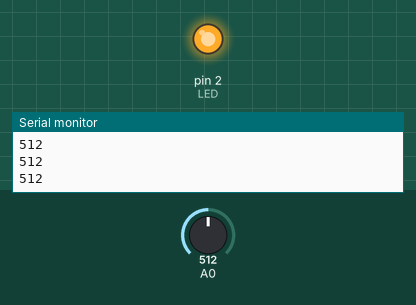
Recording of a sketch running on a simulated Arduino Uno, built with avr-gcc and run on an emulated ATmega328P. Shown: output pins drawn as LEDs (lit = HIGH), the last lines printed to the serial monitor. The inputs (shaded band) are chosen by the test bench; at power-on: A0 = 512.

Above: at 1.2 s.
1.3 s: A0 set to 487
2.8 s: A0 set to 458
At 3.2 s:
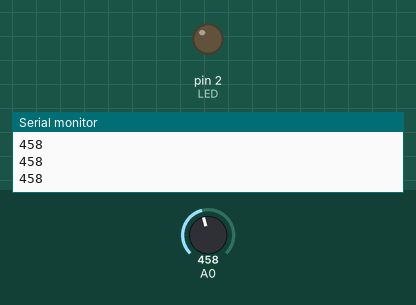
4.3 s: A0 set to 480
At 5.5 s:
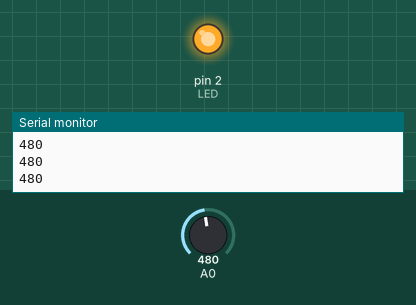
5.8 s: A0 set to 460
At 6.7 s:
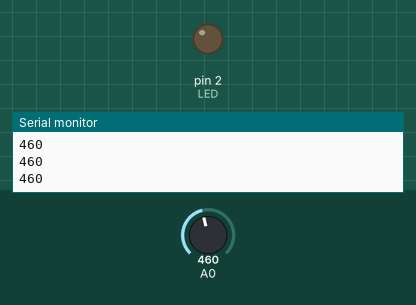
Timing chart, 0 to 8.3 s (numbered marks = the images above; inputs shaded):
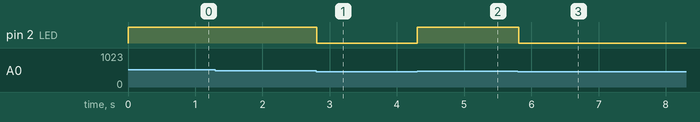

The sketch:

IoT-Lab-2-Arduino-Code.ino
```cpp
// the setup routine runs once when you press reset:
int LED=2;
void setup() {
  // initialize serial communication at 9600 bits per second:
  Serial.begin(9600);
  pinMode(LED, OUTPUT);

}

// the loop routine runs over and over again forever:
void loop() {
  // read the input on analog pin 0:
  int knobValue = analogRead(A0);
   // print out the value you read:
  Serial.println(knobValue);
  if (knobValue > 470){
    digitalWrite(LED, HIGH);
  }
  else {
    digitalWrite(LED,LOW);
  }
  }
```

Measured:
- the behaviour switches between 471 and 470 on A0 (found by bisection; images 0 and 1)
- after the input at 2.8 s, pin 2 (LED): HIGH → LOW at once
- after the input at 4.3 s, pin 2 (LED): LOW → HIGH at once
- after the input at 5.8 s, pin 2 (LED): HIGH → LOW at once
